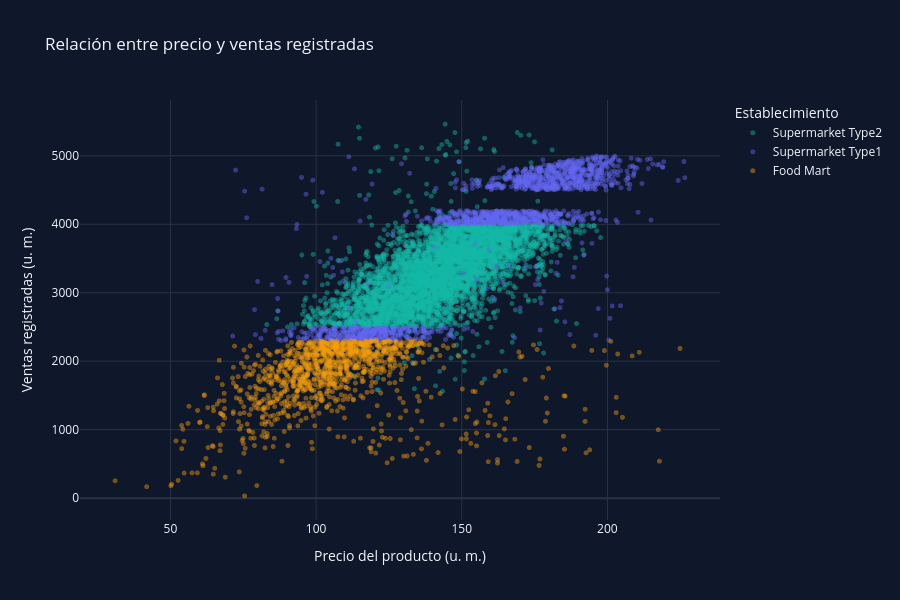

The notebook cell saved with this chart:
### Code cell
fig_correlacion = px.scatter(
    df,
    x="Product_MRP",
    y=col_ventas,
    color="Store_Type",
    opacity=0.45,
    title="Relación entre precio y ventas registradas",
    labels={
        "Product_MRP": "Precio del producto (u. m.)",
        col_ventas: "Ventas registradas (u. m.)",
        "Store_Type": "Establecimiento"
    },
    hover_data=[
        "Product_Id",
        "Product_Type",
        "Store_Id"
    ],
    color_discrete_map={
        "Supermarket Type2": "#14B8A6",
        "Supermarket Type1": "#6366F1",
        "Food Mart": "#F59E0B"
    }
)

fig_correlacion.update_traces(
    marker=dict(size=5)
)

fig_correlacion.update_layout(
    height=600,
    paper_bgcolor="#0F172A",
    plot_bgcolor="#0F172A",
    legend_title_text="Establecimiento"
)

fig_correlacion.show()

fig_correlacion.write_html(
    carpeta_graficas / "relacion_precio_ventas.html",
    include_plotlyjs="cdn"
)

### Figure 1 — Plotly figure (JSON) as saved in the notebook; plotly's stock layout.template omitted (floating-point values rounded to 4 significant figures; data arrays with more than 128 entries replaced by an {"elided": "..."} marker saying what was removed)
{"data": [{"customdata": {"elided": "4676x3 str values"}, "hovertemplate": "Establecimiento=Supermarket Type2<br>Precio del producto (u. m.)=%{x}<br>Ventas registradas (u. m.)=%{y}<br>Product_Id=%{customdata[0]}<br>Product_Type=%{customdata[1]}<br>Store_Id=%{customdata[2]}<extra></extra>", "legendgroup": "Supermarket Type2", "marker": {"color": "#14B8A6", "opacity": 0.45, "size": 5, "symbol": "circle"}, "mode": "markers", "name": "Supermarket Type2", "showlegend": true, "type": "scattergl", "x": {"elided": "4676 float values"}, "xaxis": "x", "y": {"elided": "4676 float values"}, "yaxis": "y"}, {"customdata": {"elided": "1586x3 str values"}, "hovertemplate": "Establecimiento=Supermarket Type1<br>Precio del producto (u. m.)=%{x}<br>Ventas registradas (u. m.)=%{y}<br>Product_Id=%{customdata[0]}<br>Product_Type=%{customdata[1]}<br>Store_Id=%{customdata[2]}<extra></extra>", "legendgroup": "Supermarket Type1", "marker": {"color": "#6366F1", "opacity": 0.45, "size": 5, "symbol": "circle"}, "mode": "markers", "name": "Supermarket Type1", "showlegend": true, "type": "scattergl", "x": {"elided": "1586 float values"}, "xaxis": "x", "y": {"elided": "1586 float values"}, "yaxis": "y"}, {"customdata": {"elided": "1152x3 str values"}, "hovertemplate": "Establecimiento=Food Mart<br>Precio del producto (u. m.)=%{x}<br>Ventas registradas (u. m.)=%{y}<br>Product_Id=%{customdata[0]}<br>Product_Type=%{customdata[1]}<br>Store_Id=%{customdata[2]}<extra></extra>", "legendgroup": "Food Mart", "marker": {"color": "#F59E0B", "opacity": 0.45, "size": 5, "symbol": "circle"}, "mode": "markers", "name": "Food Mart", "showlegend": true, "type": "scattergl", "x": {"elided": "1152 float values"}, "xaxis": "x", "y": {"elided": "1152 float values"}, "yaxis": "y"}], "layout": {"height": 600, "legend": {"title": {"text": "Establecimiento"}, "tracegroupgap": 0}, "paper_bgcolor": "#0F172A", "plot_bgcolor": "#0F172A", "title": {"text": "Relación entre precio y ventas registradas"}, "xaxis": {"anchor": "y", "domain": [0, 1], "title": {"text": "Precio del producto (u. m.)"}}, "yaxis": {"anchor": "x", "domain": [0, 1], "title": {"text": "Ventas registradas (u. m.)"}}}}
